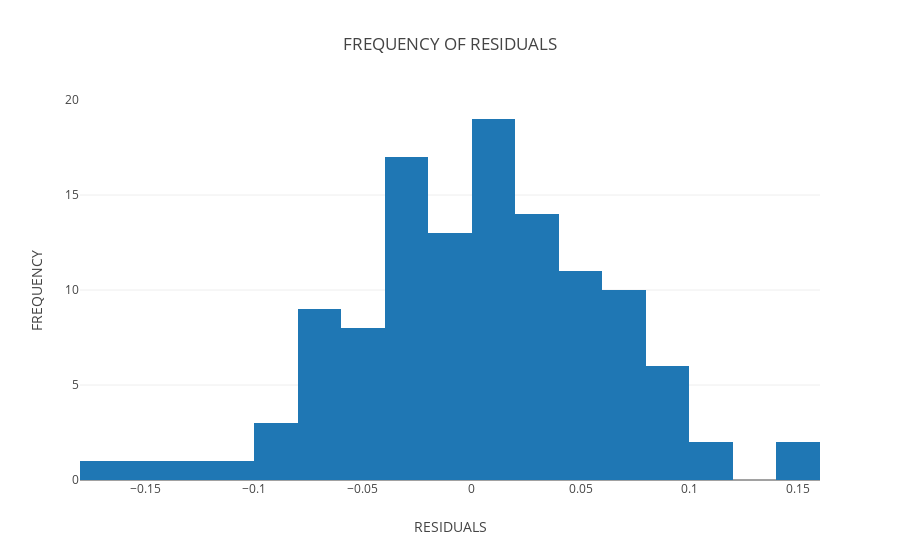

This figure's notebook cell:
### Markdown cell above
## HISTOGRAM FOR REGRESSION ##

### Code cell
data = [go.Histogram(x=((reg.predict(X_test) - Y_test)))]
layout = go.Layout(
    title='FREQUENCY OF RESIDUALS',
    xaxis=dict(
        title='RESIDUALS'
    ),
    yaxis=dict(
        title='FREQUENCY'
    )
)
fig = go.Figure(data=data, layout=layout)
plot.iplot(fig, filename='histogram')
